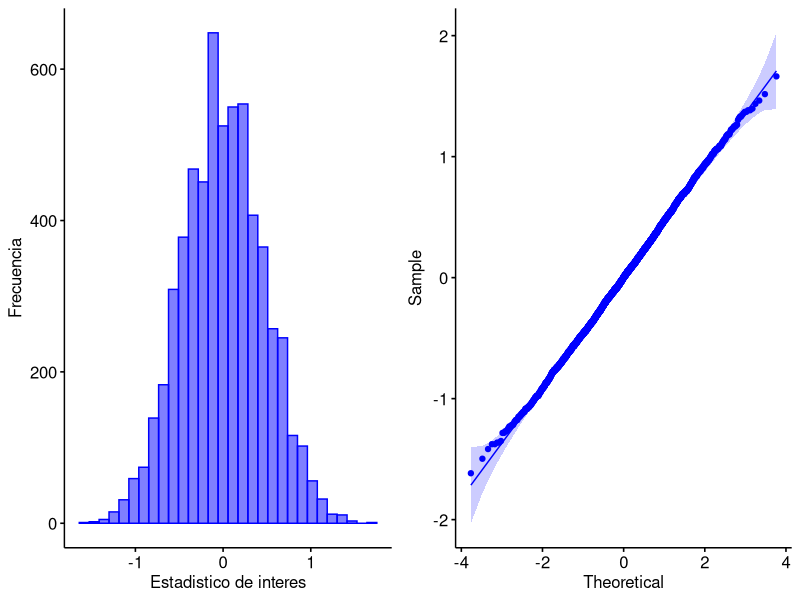

This chart was generated by the following R code:
# Denotando como σA a la varianza de las calificaciones finales de estudiantes de 
# primer año de Ingeniería en el curso inicial de programación bajo estudio, y como 
# σB a la varianza de las calificaciones finales de estudiantes de último año de 
# otras carreras en el mismo curso, entonces:
# H0: σA − σB = 0
# HA: σA − σB ̸= 0

# Se utiliza un alfa igual a 0.05

library(ggpubr)
library(ggplot2)

set.seed(432)

# Funcionpara calcular la diferencia de medias
# Argumentos:
# - muestra_1, muestra_2: vectores numericos con las muestras a comparar
# - FUN: funcion del estadistico E para el que se calcula la diferencia
# Valor:
# - diferencia E_1 - E_2
calcular_diferencia <- function(muestra_1, muestra_2, FUN){
  diferencia <- FUN(muestra_1) - FUN(muestra_2)
  return(diferencia)
}

# Funcion para hacer una permutacion y calcular el estadistico
# de interes
# Argumentos:
# - muestra_1, muestra_2: vectores numericos con las muestras a comparar
# - FUN: funcion del estadistico E para el que se calcula la diferencia
# Valor:
# - diferencia E_1 - E_2
permutar <- function(muestra_1, muestra_2, FUN){
  n_1 <- length(muestra_1)
  n_2 <- length(muestra_2)
  
  # Hacer la permutacion
  permutacion <- sample(c(muestra_1, muestra_2), size = n_1 + n_2,
                        replace = FALSE)
  
  # Asignar elementos a los dos grupos
  permutacion_1 <- permutacion[1 : n_1]
  permutacion_2 <- permutacion[n_1 + 1 : n_2]
  
  # Calcular y devolver la diferencia de medias
  return(calcular_diferencia(permutacion_1, permutacion_2, FUN))
}

# Funcion para calcular el valor p
# Argumentos:
# - distribucion: distribucion nula del estadistico de interes
# - valor observado: valor del estadistico de interes para las muestras originales
# - repeticiones: cantidad de permutaciones a realizar
# - alternative: tipo de hipotesis alternativa ("two.sided" para
#   hipotesis bilateral, "greater" o "less" para hipotesis unilaterales)
# Valor:
# - el valorp calculado
calcular_valor_p <- function(distribucion, valor_observado,
                             repeticiones, alternative){
  if(alternative == "two.sided"){
    numerador <- sum(abs(distribucion) > abs(valor_observado)) + 1
    denominador <- repeticiones + 1
    valor_p <- numerador / denominador
  }
  else if(alternative == "greater"){
    numerador <- sum(distribucion > valor_observado) + 1
    denominador <- repeticiones + 1
    valor_p <- numerador / denominador
  }
  else{
    numerador <- sum(distribucion < valor_observado) + 1
    denominador <- repeticiones + 1
    valor_p <- numerador / denominador
  }
  return(valor_p)
}

# Funcion para graficar una distribucion
# Argumentos:
# - distribucion: distribucion nula el estadistico de interes
# - ...: otros argumentos a ser entregados a gghistogram y ggqqplot
graficar_distribucion <- function(distribucion, ...){
  observaciones <- data.frame(distribucion)
  
  histograma <- gghistogram(observaciones, x = "distribucion",
                            xlab = "Estadistico de interes",
                            ylab = "Frecuencia", ...)
  qq <- ggqqplot(observaciones, x = "distribucion", ...)
  
  # Crear una unica figura con todos los graficos de dispersion
  figura <- ggarrange(histograma, qq, ncol = 2, nrow = 1)
  print(figura)
}

# Funcion para hacer la prueba de permutaciones
# Argumentos :
# - muestra_1, muestra_2: vectores numericos con las muestras a comparar
# - repeticiones: cantidad de permutaciones a realizar
# - FUN: funcion del estadistico E para el que se calcula la diferencia
# - alternative: tipo de hipotesis alternativa ("two.sided" para
#   hipotesis bilateral, "greater" o "less" para hipotesis unilaterales)
# - plot: si es TRUE, construye el grafico de la distribucion generada
# - ...: otros argumentos a ser entregados a graficar_distribucion
contrastar_hipotesis_permutaciones <- function(muestra_1, muestra_2,
                                               repeticiones, FUN,
                                               alternative, plot, ...){
  cat("Prueba de permutaciones\n\n")
  cat("Hipotesis alternativa:", alternative, "\n")
  observado <- calcular_diferencia(muestra_1, muestra_2, FUN)
  cat("Valor observado:", observado, "\n")
  
  distribucion <- rep(NA, repeticiones)
  
  for(i in 1:repeticiones){
    distribucion[i] <- permutar(muestra_1, muestra_2, FUN)
  }
  
  if(plot){
    graficar_distribucion(distribucion, ...)
  }
  
  valor_p <- calcular_valor_p(distribucion, observado, repeticiones,
                              "two.sided")
  
  cat("Valor p:", valor_p, "\n\n")
}

# -------------------------------------------------------------------------------
# Denotando como Ua al promedio de calificaciones finales de estudiantes de primer 
# año de Ingenieria en el curso inicial de programacion bajo estudio, y como Ub al 
# promedio de calificaciones finales de estudiantes de ultimo año de otras carreras
# en el mismo curso, entonces las hipotesis a formular son:
# H0: Ua - Ub = 0
# HA: Ua - Ub != 0
# Se obtiene un p = 0.969, por tanto, se concluye con un 95% de confianza que no existe
# diferencia entre las calificaciones finales de ambos grupos de estudiantes.

# Se ha decidido realizar un nuevo esudio con las mismas muestras, comparando ahora
# la diferencia en la variabilidad (manteniendo la misma cantidad de repeticiones e igual
# nivel de significacion)

# Denotando como Oa a la varianza de las calificaciones finales de estudiantes de primer 
# año de Ingenieria en el curso inicial de programacion bajo estudio, y como Ob a la varianza 
# de las calificaciones finales de estudiantes de ultimo año de otras carreras en el mismo curso, 
# entonces las hipotesis a formular son:
# H0: Oa - Ob = 0
# HA: Oa - Ob != 0
# Se obteine un p = 0.003, evidencia suficiente para rechazar la hipotesis nula en avor de la 
# hipotesis alternativa.

# Crear muestras iniciales
a <- c(5.4, 4.7, 6.3, 2.9, 5.9, 5.1, 2.1, 6.2, 1.6, 6.7, 3.0, 3.3,
       5.0, 4.1, 3.3, 3.4, 1.2, 3.8, 5.8, 4.2)

b <- c(4.0, 4.1, 4.3, 4.3, 4.3, 4.2, 4.3, 4.3, 4.4, 4.1, 4.3, 4.0)

# Hacer pruebas de permutciones para la media y la varianza
R = 5999

contrastar_hipotesis_permutaciones(a, b, repeticiones = R, FUN = mean,
                                   alternative = "two.sided", plot = TRUE,
                                   color = "blue", fill = "blue")

contrastar_hipotesis_permutaciones(a, b, repeticiones = R, FUN = var,
                                   alternative = "two.sided", plot = FALSE)

# CONCLUSIÓN
# Tras efectuar el contraste de hipótesis, obtiene como resultado p = 0, 003, 
# evidencia suficiente para rechazar la hipótesis nula en favor de la hipótesis 
# alternativa. Así, el profesor concluye que su percepción no es del todo errada, 
# puesto que la variabilidad de las calificaciones es significativamente mayor para 
# los estudiantes de Ingeniería.